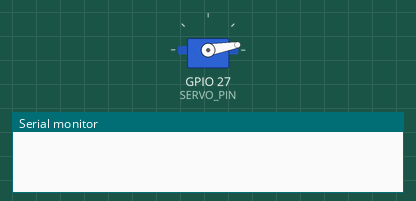
Bench run of a sketch on a simulated ESP32. On the bench: servo, the last lines printed to the serial monitor.

Above: at 0.05 s.
At 2.95 s:
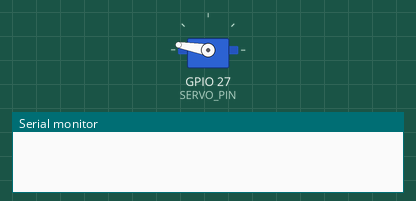
At 6.0 s:
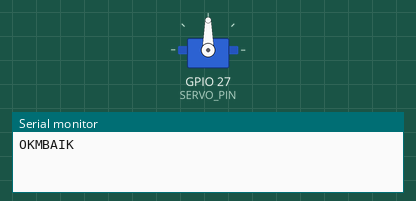
Timing chart, 0 to 7.8 s (numbered marks = the images above):
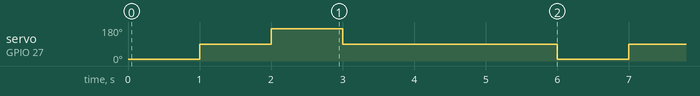

The sketch:

esp32servo.ino
```cpp
/*
 * This ESP32 code is created by esp32io.com
 *
 * This ESP32 code is released in the public domain
 *
 * For more detail (instruction and wiring diagram), visit https://esp32io.com/tutorials/esp32-servo-motor
 */

#include <Servo.h>

#define SERVO_PIN 27 // ESP32 pin GIOP26 connected to servo motor

Servo servoMotor;

void setup() {
  servoMotor.attach(SERVO_PIN);  // attaches the servo on ESP32 pin
}

void loop() {
servoMotor.write(10);
   delay(1000);
   servoMotor.write(90);
   delay(1000);
   servoMotor.write(170);
   delay(1000);
   servoMotor.write(90);
   Serial.print("OKMBAIK");
   delay(3000);
}
```

Measured:
- by itself, servo on GPIO 27 (SERVO_PIN): repeats every 6.0 s: 170° 1.0 s, 90° 3.0 s, 10° 1.0 s, 90° 1.0 s
